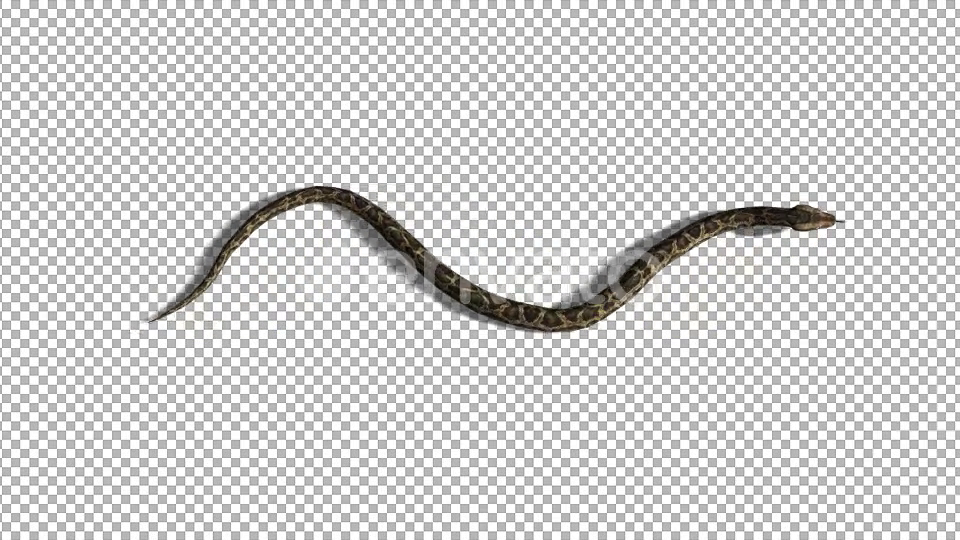
#> input picture frame 24 of top.mp4, 960 x 540 px
$ jupyter execute Untitled.ipynb
#> lines starting #> are read from the running program, lines starting #| are printed output that depends on the picture; after the words box and inside, x2 and y2 are one past the last pixel; in counts of white or black regions, pixels touching at a corner belong together
[cell 1]
import os
import cv2
import numpy as np

[cell 2]
cap = cv2.VideoCapture('/home/local/ASUAD/nmoudhga/Downloads/top.mp4')
while(cap.isOpened()):
    ret, frame = cap.read()
#> frame is the input picture: shape (540, 960, 3); mean B, G, R 208.2, 208.6, 208.9
    if ret:
        img_grey = cv2.cvtColor(frame, cv2.COLOR_BGR2GRAY)
        ret,img_grey = cv2.threshold(img_grey,5,255,cv2.THRESH_BINARY)
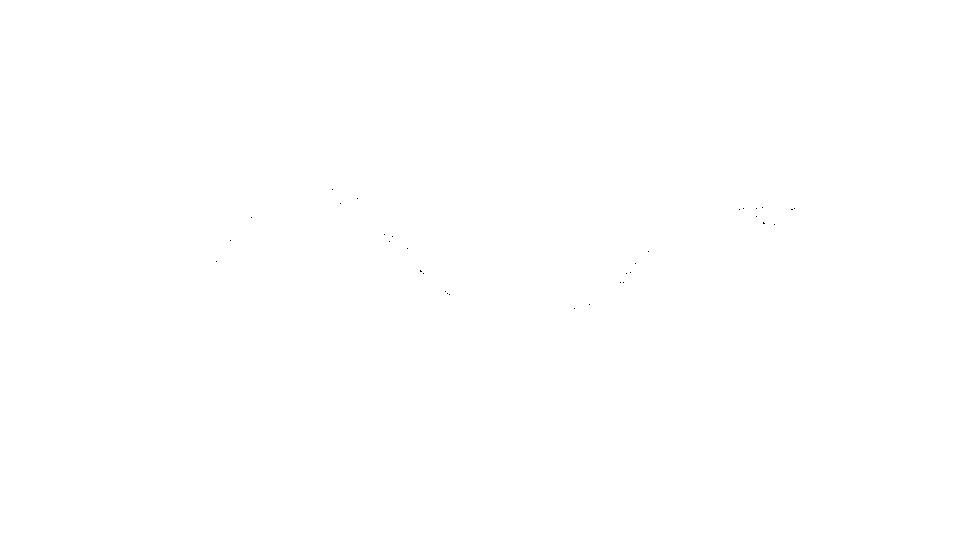
#> img_grey: shape (540, 960); 100% white; black in thin lines or dots, all inside (x1, y1, x2, y2) = (216, 189, 795, 309)
#         img_grey = cv2.medianBlur(img_grey,5).astype('uint8')
        contours, hierarchy = cv2.findContours(img_grey,cv2.RETR_TREE,cv2.CHAIN_APPROX_SIMPLE)
#> contours = 33 contours, 32 with area under 20; largest, box (x1, y1, x2, y2) and area: (0, 0, 960, 540) 516901
        plain_img = np.ones_like(img_grey)*255
        plain_img = cv2.drawContours(plain_img, contours, -1, (0,255,0), 3)
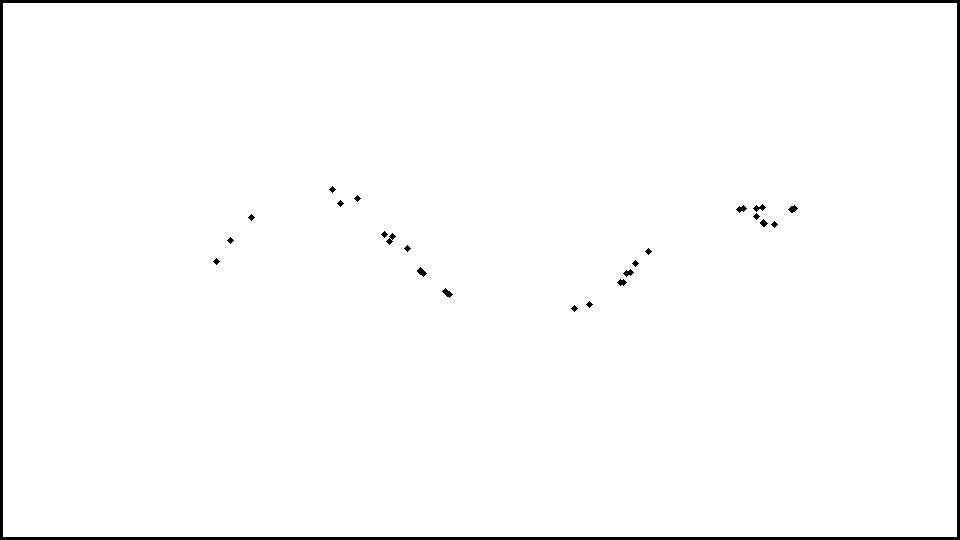
#> plain_img: shape (540, 960); 98.1% white; 24 black regions, largest, box (x1, y1, x2, y2) and area: (0, 0, 960, 540) 8964, (442, 288, 453, 298) 52, (753, 204, 766, 212) 50
#         img_grey = cv2.adaptiveThreshold(img_grey,255,cv2.ADAPTIVE_THRESH_GAUSSIAN_C,cv2.THRESH_BINARY,11,2)
        cv2.imshow('Frame',plain_img)
        if cv2.waitKey(25) & 0xFF == ord('q'):
#> (key q is pressed here)
            break
    else:
        break
cap.release()
cv2.destroyAllWindows()

$ run again, starting later in the video
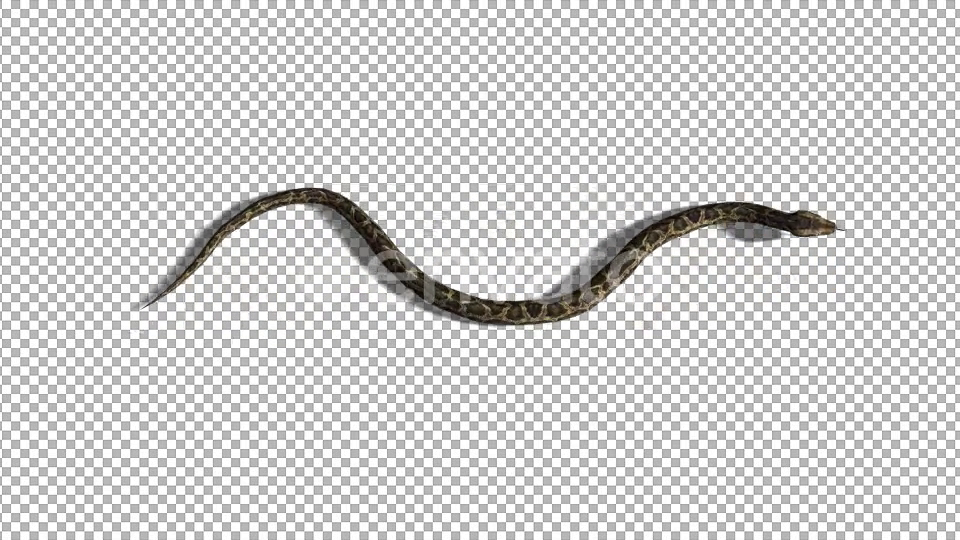
#> input picture frame 108 of top.mp4, 960 x 540 px
#> frame is the input picture: shape (540, 960, 3); mean B, G, R 208.3, 208.7, 209
#> contours = 27 contours, 26 with area under 20; largest, box (x1, y1, x2, y2) and area: (0, 0, 960, 540) 516901
#> `plain_img = cv2.drawContours(plain_img, contours, -1, (0,255,0), 3)`:
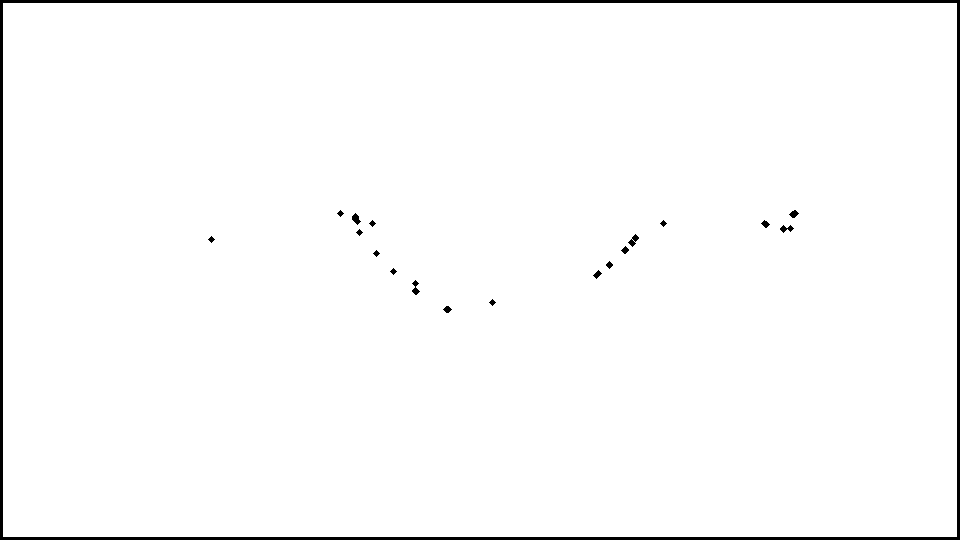
#> plain_img: shape (540, 960); 98.1% white; 19 black regions, largest, box (x1, y1, x2, y2) and area: (0, 0, 960, 540) 8964, (628, 234, 639, 247) 64, (412, 280, 420, 295) 61

$ run again, starting later in the video
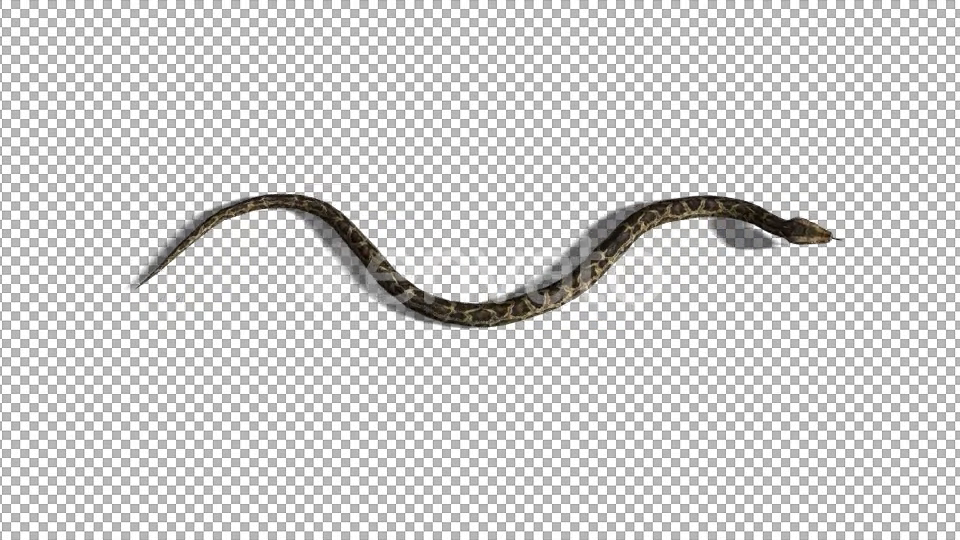
#> input picture frame 192 of top.mp4, 960 x 540 px
#> frame is the input picture: shape (540, 960, 3); mean B, G, R 208.3, 208.7, 209
#> contours = 27 contours, 26 with area under 20; largest, box (x1, y1, x2, y2) and area: (0, 0, 960, 540) 516901
#> `plain_img = cv2.drawContours(plain_img, contours, -1, (0,255,0), 3)`:
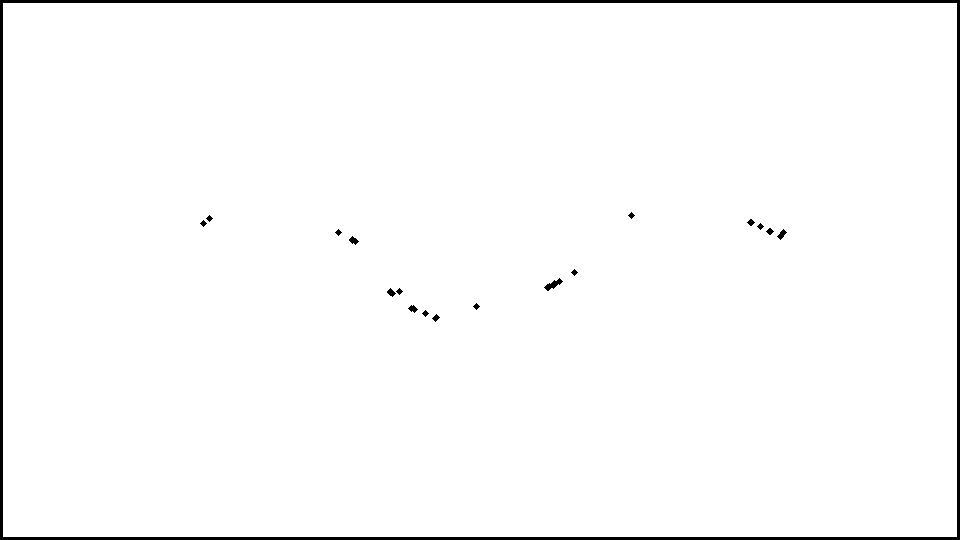
#> plain_img: shape (540, 960); 98.2% white; 18 black regions, largest, box (x1, y1, x2, y2) and area: (0, 0, 960, 540) 8964, (544, 278, 563, 291) 99, (777, 229, 787, 240) 50
